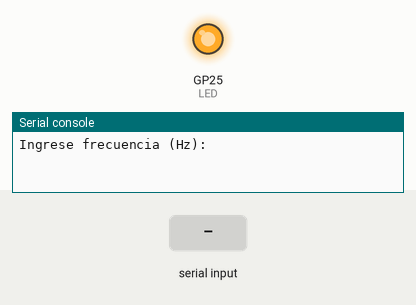
Recording of a program running on a simulated Raspberry Pi Pico running MicroPython. On the bench: output pins drawn as LEDs (lit = HIGH), the last lines printed to the serial console. Dashed ring = blinking. Inputs (shaded band) come from the test bench.

Above: at 0.6 s.
At 1.2 s:
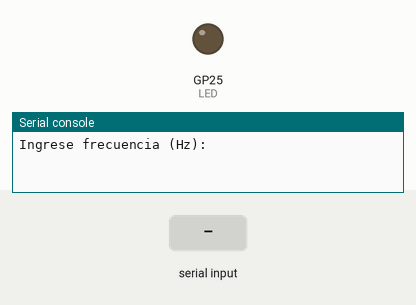
1.3 s: "5" typed at the serial console, then Enter
At 1.56 s:
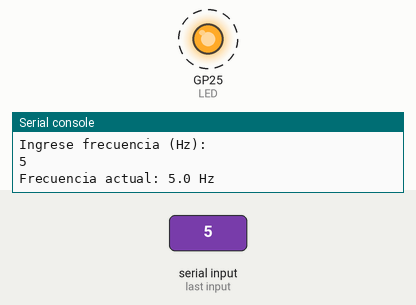
Timing chart, 0 to 10.3 s (numbered marks = the images above; inputs shaded):
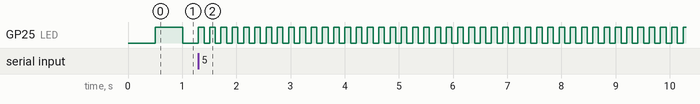

The program:

blink_micropython.py
```python
from machine import Pin
import time
import sys
import uselect

LED = Pin(25, Pin.OUT)

frecuencia = 1.0
ultimo_cambio = time.ticks_ms()

# Revisar si hay datos disponibles en el teclado/USB
poll = uselect.poll()
poll.register(sys.stdin, uselect.POLLIN)

print("Ingrese frecuencia (Hz):")

while True:

    # Si el usuario escribió algo
    if poll.poll(0):
        entrada = sys.stdin.readline()

        try:
            f = float(entrada)

            if f > 0:
                frecuencia = f
                print("Frecuencia actual:", frecuencia, "Hz")

        except:
            print("Ingrese un número válido")

    # Medio período en milisegundos
    periodo = 500 / frecuencia

    # Cambiar LED
    if time.ticks_diff(time.ticks_ms(), ultimo_cambio) >= periodo:
        ultimo_cambio = time.ticks_ms()
        LED.toggle()
```

Measured:
- after the input at 1.3 s, GP25 (LED): alternates HIGH for 0.10 s and LOW for 0.10 s, starting at once
